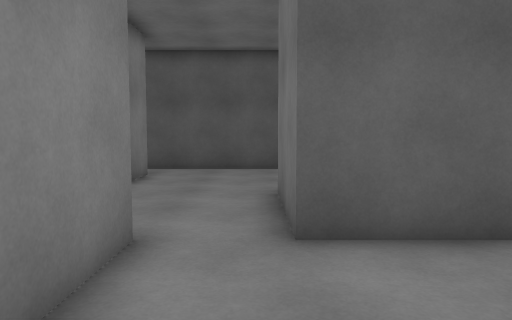
view 1 (above)

24 first-person views from a walk through a Unity game level. The camera is 1.3 m above the floor, tilts 4° down and sees 70° across. The floor is counted in squares, 1 m on a side. Each view is taken from the middle of a square. On the plan, view 1 faces up. The plan holds only what a view shows up to about 15 squares ahead; the rest is blank. The place goes on beyond the plan. The player character is not drawn.

view 2
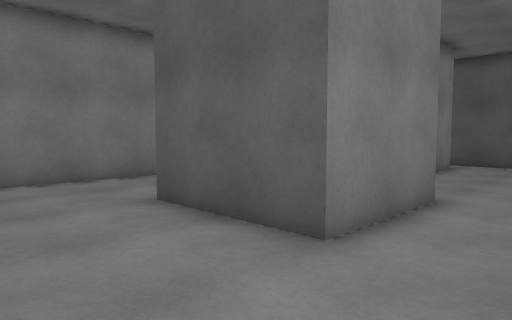

view 3
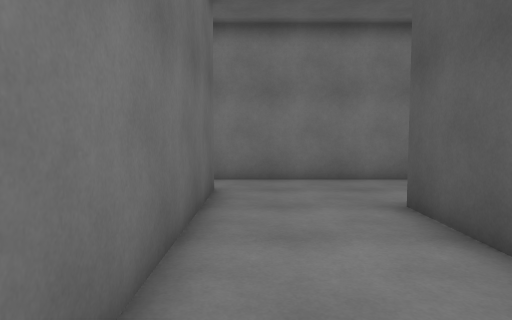

view 4
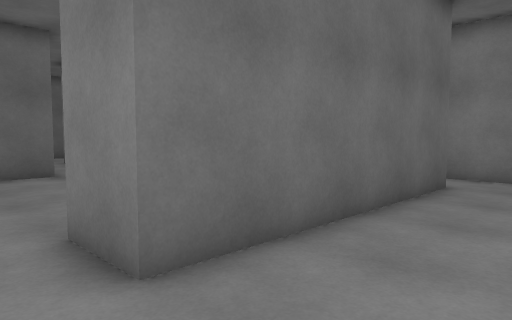

view 5
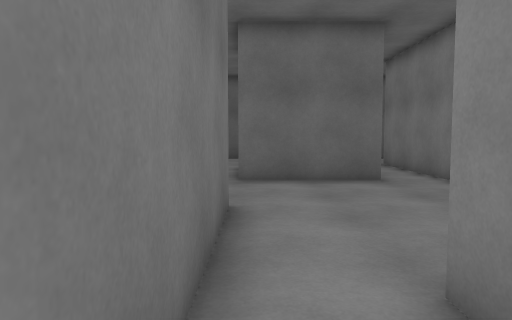

view 6
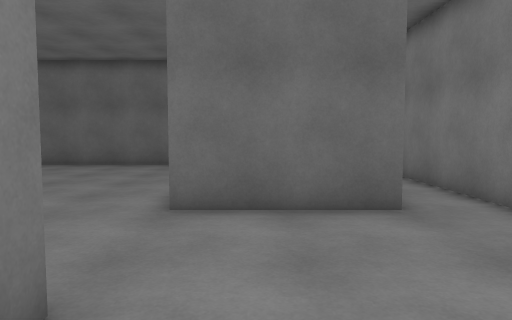

view 7
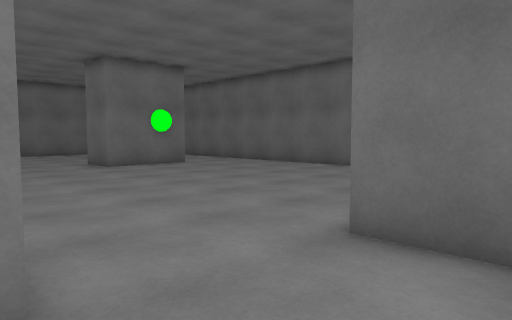

view 8
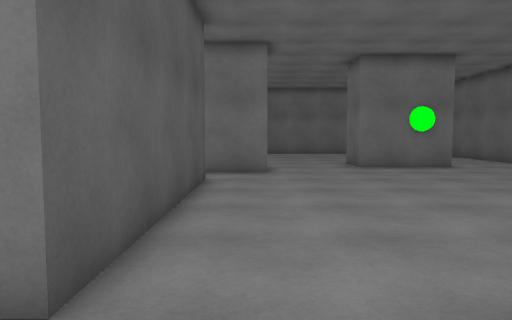

view 9
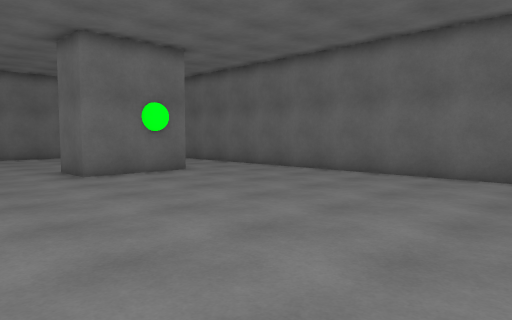

view 10
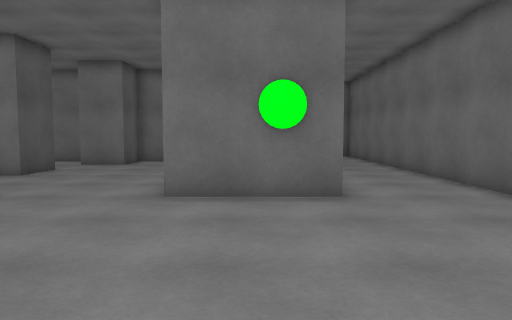

view 11
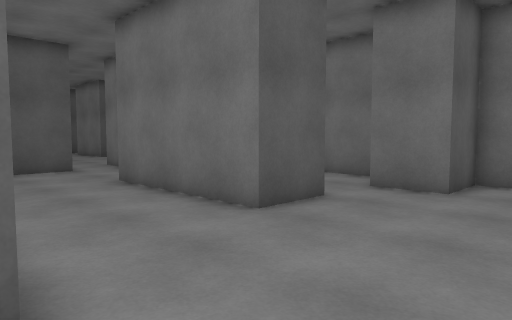

view 12
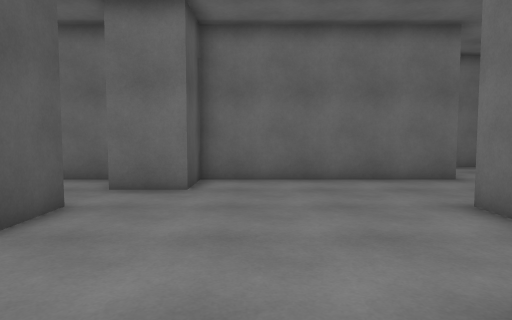

view 13
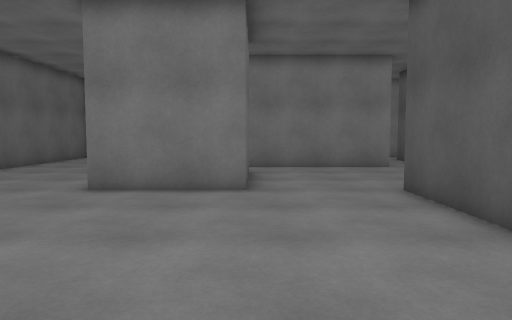

view 14
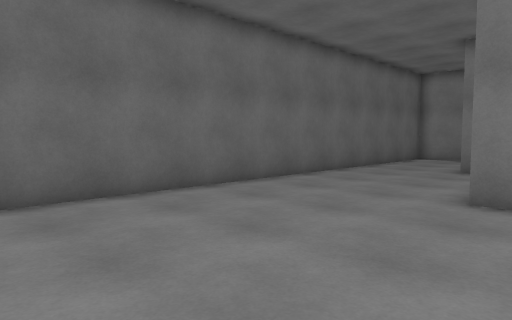

view 15
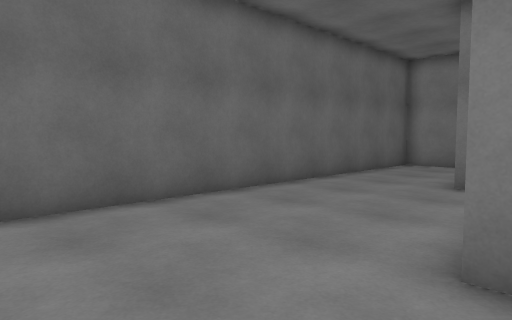

view 16
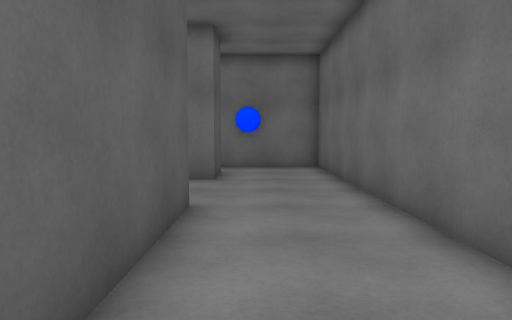

view 17
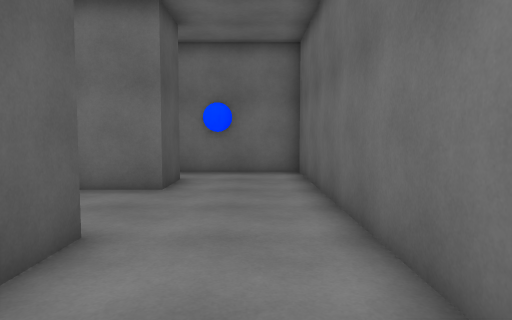

view 18
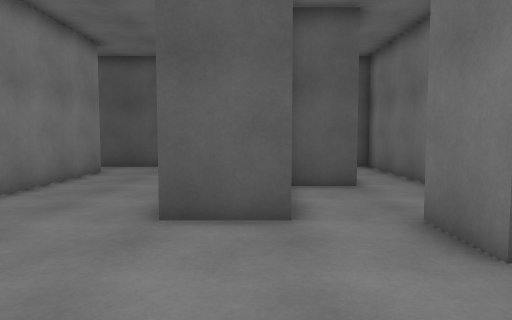

view 19
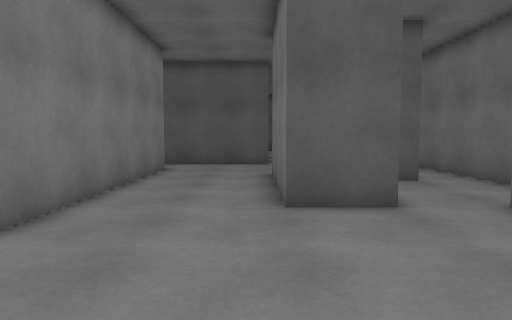

view 20
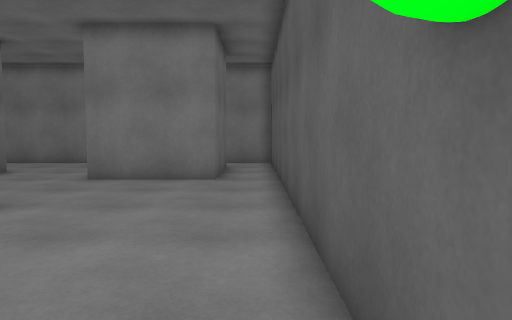

view 21
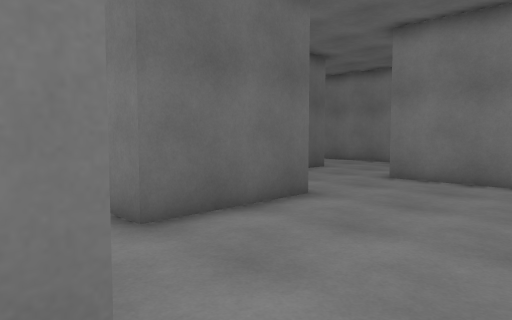

view 22
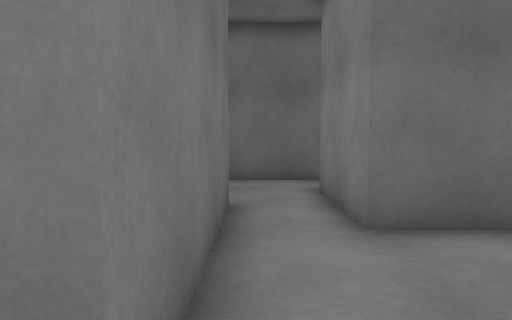

view 23
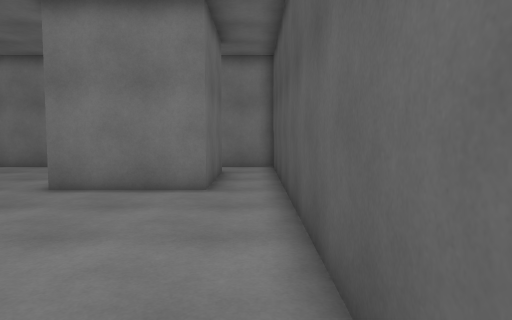

view 24
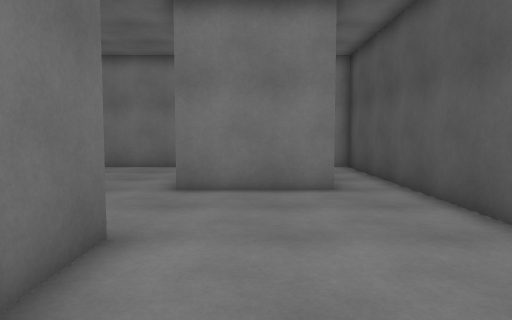

### Floor plan
Points are (right, up) in squares from view 1. A wall is a line through its corners. A room is listed if a view was taken in it or the views show most of it. See-through windows are left out.
Room 1 (views 1, 3, 4, 5, 20, 21, 22, 23, 24)
walls: (-1.5, 4.5) (-1.5, 0.7) (-5.6, 0.7); (3.1, 4.4) (0.5, 4.4) (0.5, 8.1) (4.5, 8.1) (4.5, 4.4); (-5.6, 4.4) (-4.4, 4.4); (4.1, 2.6) (6.9, 2.6); (6.5, 6.2) (6.5, 11.9); (-9.5, 6.9) (-9.5, -1.6); (-7.5, 11.8) (-3.5, 11.8) (-3.5, 8.1); (5.6, 13.7) (-9.5, 13.7) (-9.5, 11.6); (-7.6, -3) (0.5, -3)
ways out: opening at (-8.5, -1.5) to room 2; opening at (1.5, -2) to room 2; opening at (7.5, 13)
Room 2 (views 2, 6, 7, 8, 9, 10, 11, 12, 13, 14, 15, 16, 17, 18, 19)
walls: (12.5, -10.5) (12.5, -8.2); (10.6, -8.5) (2.5, -8.5) (2.5, -2.6); (14.5, -17.9) (14.5, -14.1) (16.6, -14.1); (19.5, -15.9) (20.6, -15.9); (20.6, -8.5) (18.5, -8.5) (18.5, -2.9); (14.8, -21.5) (28.6, -21.5) (28.6, -17.4); (20.6, -17.8) (15.6, -17.8); (14.5, -1.1) (14.5, -10.1); (-1.6, -12.2) (2.5, -12.2) (2.5, -16); (22.6, -4.8) (20.9, -4.8); (0.5, -3) (0.5, -4.9); (24.5, -7.8) (24.5, 0.7) (24, 0.7); (18.6, 0.7) (14.6, 0.7); (-3.5, -6.6) (-3.5, -17.9); (26.6, -17.8) (24.5, -17.8) (24.5, -10.4) (22.5, -10.4) (22.5, -8.5); (-9.5, -19.5) (-9.5, -20.8); (-8.9, -21.5) (12.8, -21.5); (-9.5, -1.6) (-9.5, -3.6)
ways out: opening at (-8.5, -1.5) to room 1; opening at (1.5, -2) to room 1; opening at (11.5, -7.5); opening at (14, 0); opening at (19.5, 1.5)
objects: green ball (14, -17) to (15, -17); blue ball (28, -19) to (29, -19)

Positions as (right, up) in squares from view 1, and headings:
1: (0, 0), facing up
2: (1, -3), facing up-left
3: (1, -2), facing left
4: (2, 0), facing down-left
5: (2, -2), facing down
6: (1, -6), facing down
7: (0, -8), facing down-right
8: (0, -10), facing right
9: (3, -10), facing down-right
10: (7, -16), facing right
11: (14, -13), facing up-right
12: (14, -12), facing right
13: (11, -12), facing left
14: (10, -14), facing down-left
15: (6, -15), facing down-left
16: (14, -19), facing right
17: (16, -20), facing right
18: (20, -14), facing up
19: (18, -15), facing up
20: (7, 13), facing left
21: (7, 13), facing down-left
22: (6, 13), facing down
23: (5, 13), facing left
24: (5, 10), facing left
